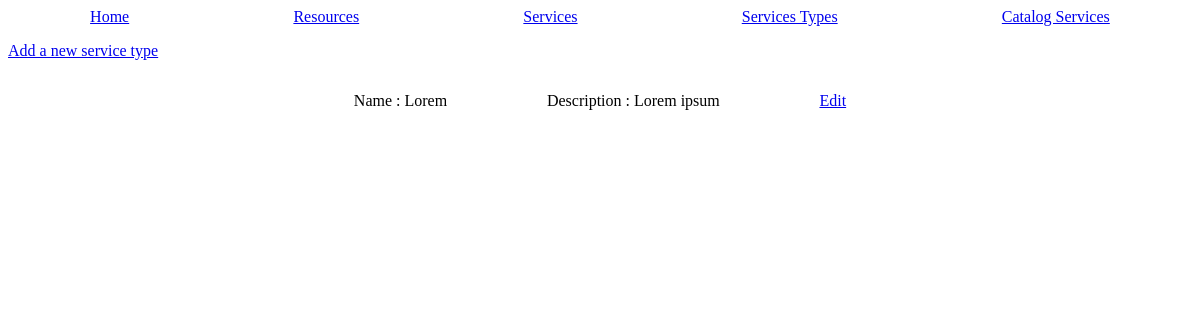
Page /services-types on the earlier database version.
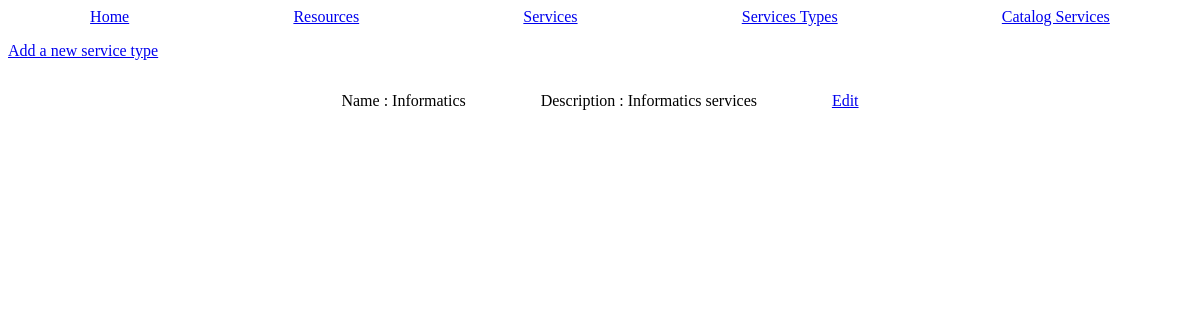
Same page on the later database version.
### tables this page shows
CREATE TABLE "services_types" (
	"id"	INTEGER UNIQUE,
	"desc"	TEXT NOT NULL,
	"name"	TEXT NOT NULL UNIQUE,
	PRIMARY KEY("id" AUTOINCREMENT)
);

### main.py (the view, shortened to what this page needs)
@app.route('/services-types', methods = ['POST', 'GET'])
def services_types():
    data_services_types = utils.getRowsFromDb('SELECT * from services_types');
    return render_template('services-types.html.jinja', data=data_services_types);

### utils.py (called while the page is built)
def dictFactory(cursor, row) -> dict:
    d = {};
    for idx, col in enumerate(cursor.description):
        d[col[0]] = row[idx];
    return d;

def connectDb(path : str = 'db/db.db') -> sqlite3.Connection:
    db = None;
    try:
        db = sqlite3.connect(path);
        db.row_factory = dictFactory;
    except Exception as err:
        flash("Can't connect do database " + str(err), 'error');
    return db;

def getRowsFromDb(request : str, values : tuple = None) -> dict:
    elementsFromDb : dict = None
    try:
        db = connectDb();
        cursor = db.cursor();
        if(type(values) is tuple):
            elementsFromDb = cursor.execute(request, values).fetchall();
        else:
            elementsFromDb = cursor.execute(request).fetchall();
        db.close();
    except Exception as err:
        flash("Can't execute SQL request " + str(err), 'error')
    return elementsFromDb;

### templates/services-types.html.jinja (shortened to what this page needs)
{% extends "base.html.jinja" %}
{% block content %}
<a href="/add-service-type"><p>Add a new service type</p></a>
{% if data %}
    {% for service_type in data %}
        <div class="item">
            <div>
                <p>Name : {{ service_type['name'] }}</p>
            </div>
            <div>
                <p>Description : {{ service_type['desc'] }}</p>
            </div>
            <div>
                <a href="service-type/{{service_type['id']}}"><span>Edit</span></a>
            </div>
        </div>
    {% endfor %}
{% endif %}
{% endblock %}

Differences in the rows shown:
removed services_types: name "Lorem", desc "Lorem ipsum"
added services_types: name "Informatics", desc "Informatics services"
